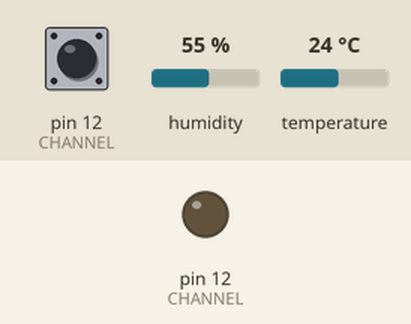
This program was run on a simulated Raspberry Pi (header pin numbers). On the bench: output pins drawn as LEDs (lit = HIGH). The test bench sets the inputs (shaded band); at power-on: pin 12 (CHANNEL) HIGH, humidity 55 %, temperature 24 °C. The interpreter's speed is modelled, so counts of loop turns are approximate; the clock reads 2024-03-15 10:24:30 at power-on unless the program sets it; what the program prints to the terminal is not drawn. At 8.8 s the program stops and its outputs stay as they are.

Above: at 0.1 s.
At 5.0 s:
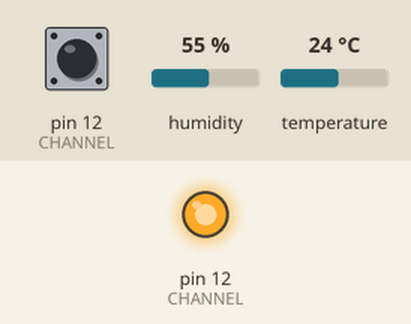
5.1 s: pin 12 (CHANNEL) pulsed LOW 2 times (0.12 s each, 0.3 s apart)
At 8.0 s:
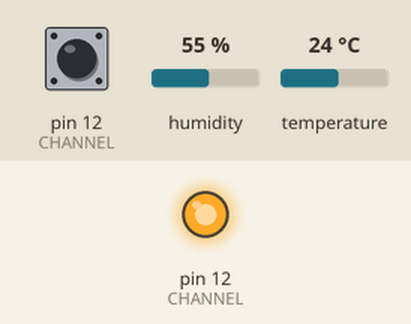
Timing chart, 0 to 9.5 s (numbered marks = the images above; inputs shaded):
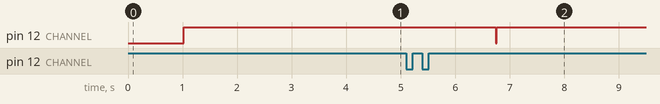

Measured:
- after the input at 5.1 s, pin 12 (CHANNEL): HIGH → LOW after 1.6 s, → HIGH 0.02 s later

The program:

temperature.py
```python
#!/usr/bin/env python
# encoding: utf-8

'''
该程序通过传感器获取温度、湿度数据
接线图：
RPi     DHT11
1  <---> VCC
12 <---> DATA
-- <---> N/A
6  <---> GND
'''

import RPi.GPIO as GPIO
import time
from util import bin2dec

CHANNEL = 12
MAX_TIMES = 10

# 通过传感器获取温度、湿度数据
def get_data():
  # 建议连接线长度短于 20 米时用 5K 上拉电阻 , 大于 20 米时根据实际情况使用合适的上拉电阻
  GPIO.setmode(GPIO.BOARD)
  # 要等待 1s 以越过不稳定状态，在此期间无需发送任何指令
  time.sleep(1)

  # 用户MCU发送一次开始信号后,DHT11从低功耗模式转换到高速模式,等待主机开始信号结束后,DHT11发送响应信号,送出40bit的数据,并触发一次信号采集,用户可选择读取部分数据.从模式下,DHT11接收到开始信号触发一次温湿度采集,如果没有接收到主机发送开始信号,DHT11不会主动进行温湿度采集.采集数据后转换到低速模式。
  GPIO.setup(CHANNEL, GPIO.OUT)

  # 总线空闲状态为高电平,主机把总线拉低等待DHT11响应,
  # 主机把总线拉低必须大于18毫秒,保证DHT11能检测到起始信号。
  GPIO.output(CHANNEL, GPIO.LOW)
  time.sleep(0.02)
  # 给一个高电平，启动温度测量
  GPIO.output(CHANNEL, GPIO.HIGH)

  GPIO.setup(CHANNEL, GPIO.IN)
  while GPIO.input(CHANNEL) == GPIO.LOW:
    continue
  while GPIO.input(CHANNEL) == GPIO.HIGH:
    continue

  '''
  一次完整的数据传输为40bit，高位先出。 
  数据格式:
    8bit湿度整数数据 +
    8bit湿度小数数据 +
    8bi温度整数数据 +
    8bit温度小数数据 +
    8bit校验和
  '''
  j = 0
  data = []
  for j in range(0, 40):
    k = 0
    while GPIO.input(CHANNEL) == GPIO.LOW:
      continue
    while GPIO.input(CHANNEL) == GPIO.HIGH:
      # 每接收到一个高电压，计数器 +1
      k += 1
      # 持续高电压，表示当前字节信号传输完毕
      # 跳出计数，进入下一次信号接收等待中
      if k > 100:
        break

    # 不清楚这个地方数据转换为什么是以 8 为分界
    if k < 8:
      data.append(0)
    else:
      data.append(1)

  GPIO.cleanup()
  print 'Bit data: %s'%(data)

  # 数据组装
  values = []
  for i in range(0, 5):
    values.append(int(bin2dec(''.join(str(i) for i in data[i*8:(i+1)*8]))))

  # 数据有效性检查
  if values[4] == sum(values[0:3]):
    return {
      'success': True,
      'data': values
    }
  else:
    return {
      'success': False
    }


success = False
tried_times = 0


start_time = time.time()
# 启动程序，并在获取数据失败时重试
while not success and tried_times < MAX_TIMES:
  returnValues = get_data()
  success = returnValues['success']
  tried_times += 1
  time.sleep(0.5)

print 'Tried times: %d'%(tried_times)
print 'Use time: %d(s)'%(time.time() - start_time)

if success:
  v = returnValues['data']
  print 'Temperature: %d°C, Humidity: %d%%'%(v[2], v[0])
else:
  print 'Fail'
```

util.py
```python
#!/usr/bin/env python
# -*- coding: utf-8 -*-
# 2/10/16 base trans. wrote by srcdog on 20th, April, 2009
# ld elements in base 2, 10, 16.

import os,sys

# global definition
# base = [0, 1, 2, 3, 4, 5, 6, 7, 8, 9, A, B, C, D, E, F]
base = [str(x) for x in range(10)] + [ chr(x) for x in range(ord('A'),ord('A')+6)]

# bin2dec
# 二进制 to 十进制: int(str,n=10)
def bin2dec(string_num):
  return int(string_num, 2)

# hex2dec
# 十六进制 to 十进制
def hex2dec(string_num):
  return str(int(string_num.upper(), 16))

# dec2bin
# 十进制 to 二进制: bin()
def dec2bin(string_num):
  num = int(string_num)
  mid = []
  while True:
    if num == 0: break
    num,rem = divmod(num, 2)
    mid.append(base[rem])

  return ''.join([str(x) for x in mid[::-1]])

# dec2hex
# 十进制 to 八进制: oct()
# 十进制 to 十六进制: hex()
def dec2hex(string_num):
  num = int(string_num)
  mid = []
  while True:
    if num == 0: break
    num,rem = divmod(num, 16)
    mid.append(base[rem])

  return ''.join([str(x) for x in mid[::-1]])

# hex2tobin
# 十六进制 to 二进制: bin(int(str,16))
def hex2bin(string_num):
  return dec2bin(hex2dec(string_num.upper()))

# bin2hex
# 二进制 to 十六进制: hex(int(str,2))
def bin2hex(string_num):
  return dec2hex(bin2dec(string_num))
```
